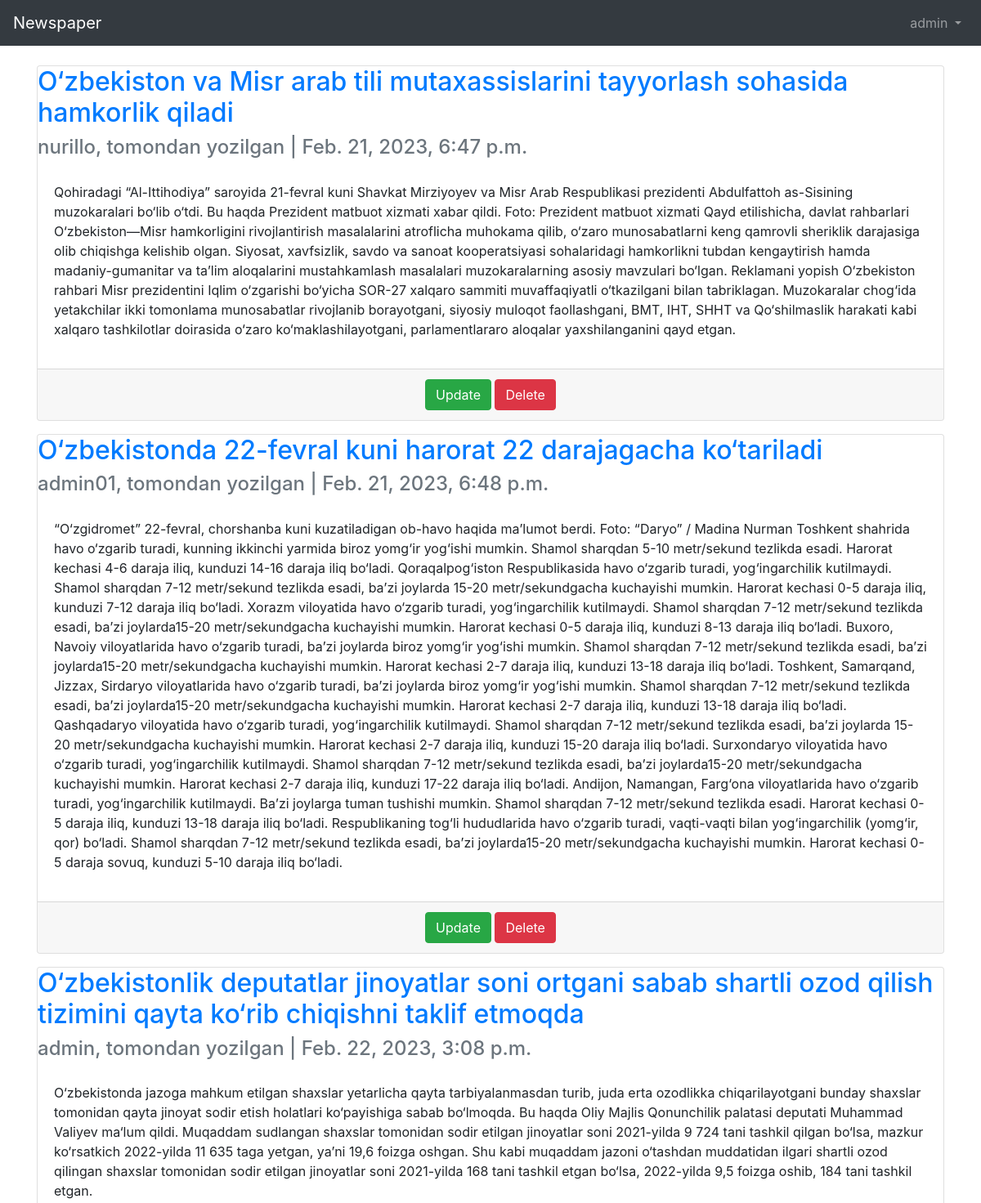
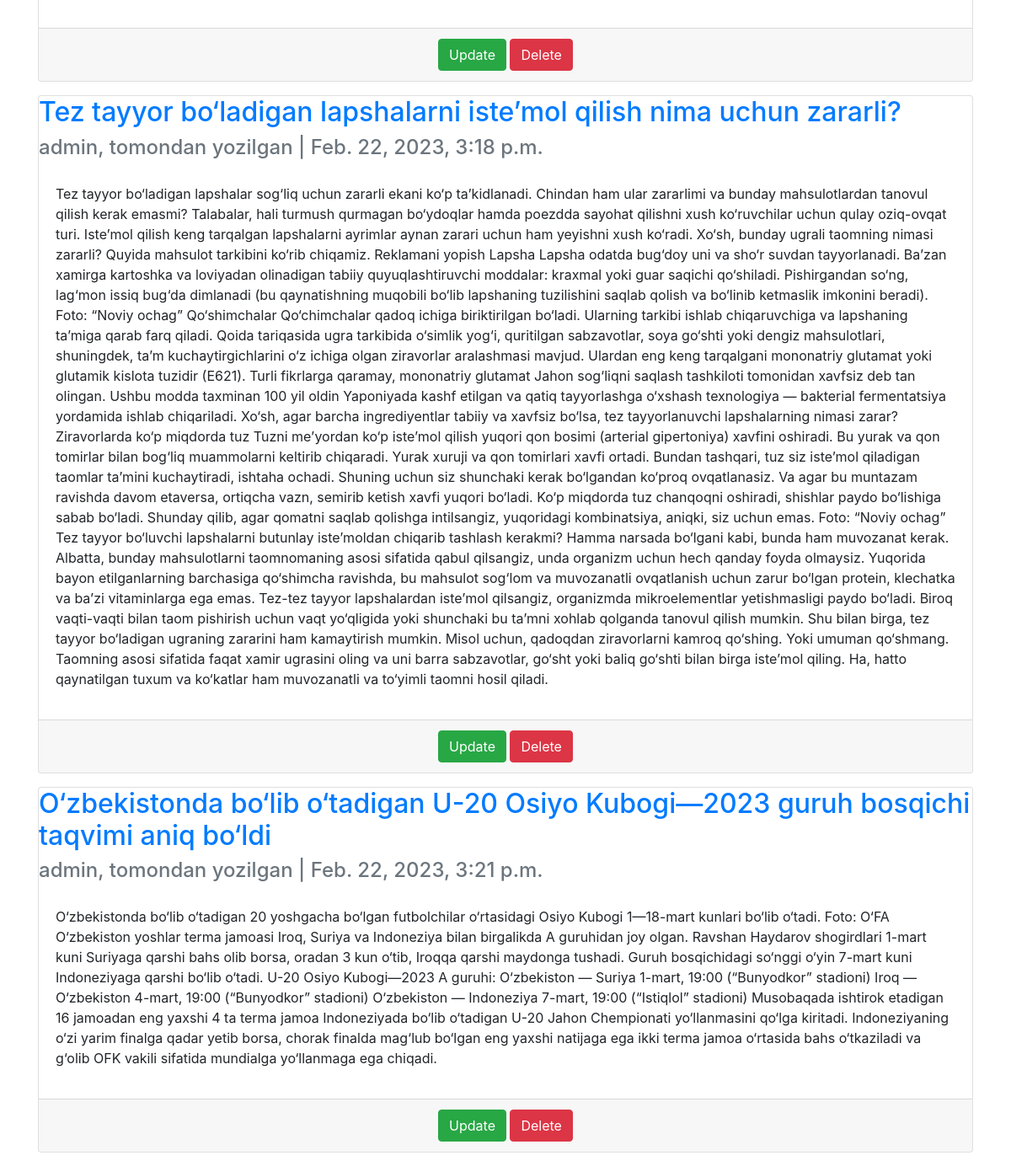
Screenshot of / (signed in) with the database file from the repository (2 pictures, top to bottom).
### users/models.py (models this page shows)
class CustomUser(AbstractUser):
    firstname = models.CharField(max_length=50)
    lastname = models.CharField(max_length=100)
    email = models.EmailField(max_length=100)
    age = models.PositiveIntegerField(null=True, blank=True)
    address = models.CharField(max_length=200)
    phone = models.CharField(max_length=20)
    job = models.CharField(max_length=50)

### articles/models.py (models this page shows, shortened)
class Article(models.Model):
    author = models.ForeignKey(
        get_user_model(),
        on_delete=models.CASCADE,
    )
    title = models.CharField(max_length=255)
    body = models.TextField()
    image = models.ImageField(upload_to='images',
                              blank=True)
    date = models.DateTimeField(auto_now_add=True)

### articles/views.py (the view)
# urls.py: path('', ArticleListView.as_view(), name='article_list'),
class ArticleListView(ListView):
    model = Article
    template_name = 'article_list.html'

### templates/article_list.html
{% extends 'base.html'%} {%block title%} Articles {%endblock%} {%block content%} {% for i in object_list%}
<div class="card mb-3">
    <div class="card_header">
        <span class="font-weight-bold">
        <h2>
            <a href="{%url 'article_detail' i.pk%}" class="text-justify">
                {{i.title}}
            </a>
        </h2>
       </span>
        <span class="text-muted">
        <h4>
            {{i.author}}, tomondan yozilgan | {{i.date}}
        </h4>
       </span>
    </div>
    <div class="card-body">
        <p>
            {{i.body}}
        </p>
    </div>
    <div class="card-footer text-center text-muted">
        <a href="{%url 'article_update' i.pk%}" class="btn btn-success">Update</a> <a href="{%url 'article_delete' i.pk%}" class="btn btn-danger">Delete</a>
    </div>
</div>
{%endfor%} {%endblock%}

### templates/base.html (shortened to what this page needs)
<!DOCTYPE html>
<html lang="en">
<head>
    <link rel="stylesheet" href="https://cdn.jsdelivr.net/npm/bootstrap@4.0.0/dist/css/bootstrap.min.css">
</head>
<body>
    <header>
        <nav class="navbar navbar-expand-md navbar-dark bg-dark mb-4">
            <a class="navbar-brand" href="{% url 'article_list' %}">Newspaper</a>
            <div class="collapse navbar-collapse" id="navbarCollapse">
                {% if user.is_authenticated %}
                <ul class="navbar-nav ml-auto">
                    <li class="nav-item">
                        <a class="nav-link dropdown-toggle" href="#" id="userMenu" data-toggle="dropdown" aria-haspopup="true" aria-expanded="false">
            {{ user.username }}
            </a>
                    </li>
                </ul>
                {% endif %}
            </div>
        </nav>
        <div class="container">
            {% block content %} {% endblock content %}
        </div>
    </header>
</body>
</html>

### rows the page displays
CustomUser: username "admin"
Article: title "O‘zbekiston va Misr arab tili mutaxassislarini tayyorlash sohasida hamkorlik qiladi", author "nurillo", date "Feb. 21, 2023, 6:47 p.m.", body "Qohiradagi “Al-Ittihodiya” saroyida 21-fevral kuni Shavkat Mirziyoyev va Misr Arab Respublikasi prezidenti Abdulfattoh as-Sisining muzokaralari bo‘lib o‘tdi. Bu haqda Prezident matbuot xizmati xabar qildi. Foto: Prezident matbuot xizmati Qayd etilishicha, davlat rahbarlari O‘zbekiston—Misr hamkorligini rivojlantirish masalalarini atroflicha muhokama qilib, o‘zaro munosabatlarni keng qamrovli sheriklik darajasiga olib chiqishga kelishib olgan. Siyosat, xavfsizlik, savdo va sanoat kooperatsiyasi sohalaridagi hamkorlikni tubdan kengaytirish hamda madaniy-gumanitar va ta’lim aloqalarini mustahkamlash masalalari muzokaralarning asosiy mavzulari bo‘lgan. Reklamani yopish O‘zbekiston rahbari Misr…"
Article: title "O‘zbekistonda 22-fevral kuni harorat 22 darajagacha ko‘tariladi", author "admin01", date "Feb. 21, 2023, 6:48 p.m.", body "“O‘zgidromet” 22-fevral, chorshanba kuni kuzatiladigan ob-havo haqida ma’lumot berdi. Foto: “Daryo” / Madina Nurman Toshkent shahrida havo o‘zgarib turadi, kunning ikkinchi yarmida biroz yomg‘ir yog‘ishi mumkin. Shamol sharqdan 5-10 metr/sekund tezlikda esadi. Harorat kechasi 4-6 daraja iliq, kunduzi 14-16 daraja iliq bo‘ladi. Qoraqalpog‘iston Respublikasida havo o‘zgarib turadi, yog‘ingarchilik kutilmaydi. Shamol sharqdan 7-12 metr/sekund tezlikda esadi, baʼzi joylarda 15-20 metr/sekundgacha kuchayishi mumkin. Harorat kechasi 0-5 daraja iliq, kunduzi 7-12 daraja iliq bo‘ladi. Xorazm viloyatida havo o‘zgarib turadi, yog‘ingarchilik kutilmaydi. Shamol sharqdan 7-12 metr/sekund tezlikda…"
Article: title "O‘zbekistonlik deputatlar jinoyatlar soni ortgani sabab shartli ozod qilish tizimini qayta ko‘rib chiqishni taklif etmoqda", author "admin", date "Feb. 22, 2023, 3:08 p.m.", body "O‘zbekistonda jazoga mahkum etilgan shaxslar yetarlicha qayta tarbiyalanmasdan turib, juda erta ozodlikka chiqarilayotgani bunday shaxslar tomonidan qayta jinoyat sodir etish holatlari ko‘payishiga sabab bo‘lmoqda. Bu haqda Oliy Majlis Qonunchilik palatasi deputati Muhammad Valiyev ma‘lum qildi. Muqaddam sudlangan shaxslar tomonidan sodir etilgan jinoyatlar soni 2021-yilda 9 724 tani tashkil qilgan bo‘lsa, mazkur ko‘rsatkich 2022-yilda 11 635 taga yetgan, yaʼni 19,6 foizga oshgan. Shu kabi muqaddam jazoni o‘tashdan muddatidan ilgari shartli ozod qilingan shaxslar tomonidan sodir etilgan jinoyatlar soni 2021-yilda 168 tani tashkil etgan bo‘lsa, 2022-yilda 9,5 foizga oshib, 184 tani tashkil…"
Article: title "Tez tayyor bo‘ladigan lapshalarni isteʼmol qilish nima uchun zararli?", author "admin", date "Feb. 22, 2023, 3:18 p.m.", body "Tez tayyor bo‘ladigan lapshalar sog‘liq uchun zararli ekani ko‘p taʼkidlanadi. Chindan ham ular zararlimi va bunday mahsulotlardan tanovul qilish kerak emasmi? Talabalar, hali turmush qurmagan bo‘ydoqlar hamda poezdda sayohat qilishni xush ko‘ruvchilar uchun qulay oziq-ovqat turi. Isteʼmol qilish keng tarqalgan lapshalarni ayrimlar aynan zarari uchun ham yeyishni xush ko‘radi. Xo‘sh, bunday ugrali taomning nimasi zararli? Quyida mahsulot tarkibini ko‘rib chiqamiz. Reklamani yopish Lapsha Lapsha odatda bug‘doy uni va sho‘r suvdan tayyorlanadi. Baʼzan xamirga kartoshka va loviyadan olinadigan tabiiy quyuqlashtiruvchi moddalar: kraxmal yoki guar saqichi qo‘shiladi. Pishirgandan so‘ng, lag‘mon…"
Article: title "O‘zbekistonda bo‘lib o‘tadigan U-20 Osiyo Kubogi—2023 guruh bosqichi taqvimi aniq bo‘ldi", author "admin", date "Feb. 22, 2023, 3:21 p.m.", body "O‘zbekistonda bo‘lib o‘tadigan 20 yoshgacha bo‘lgan futbolchilar o‘rtasidagi Osiyo Kubogi 1—18-mart kunlari bo‘lib o‘tadi. Foto: O‘FA O‘zbekiston yoshlar terma jamoasi Iroq, Suriya va Indoneziya bilan birgalikda A guruhidan joy olgan. Ravshan Haydarov shogirdlari 1-mart kuni Suriyaga qarshi bahs olib borsa, oradan 3 kun o‘tib, Iroqqa qarshi maydonga tushadi. Guruh bosqichidagi so‘nggi o‘yin 7-mart kuni Indoneziyaga qarshi bo‘lib o‘tadi. U-20 Osiyo Kubogi—2023 A guruhi: O‘zbekiston — Suriya 1-mart, 19:00 (“Bunyodkor” stadioni) Iroq — O‘zbekiston 4-mart, 19:00 (“Bunyodkor” stadioni) O‘zbekiston — Indoneziya 7-mart, 19:00 (“Istiqlol” stadioni) Musobaqada ishtirok etadigan 16 jamoadan eng…"
